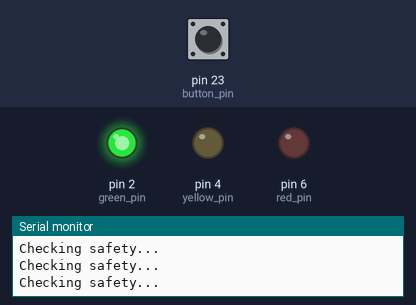
Recording of a sketch running on a simulated Arduino Mega 2560, built with avr-gcc and run on an emulated ATmega2560. Shown: output pins drawn as LEDs (lit = HIGH), the last lines printed to the serial monitor. Inputs (shaded band) come from the test bench; at power-on: pin 23 (button_pin) HIGH.

Above: at 1.2 s.
1.3 s: pin 23 (button_pin) pulled LOW for 0.15 s
At 1.8 s:
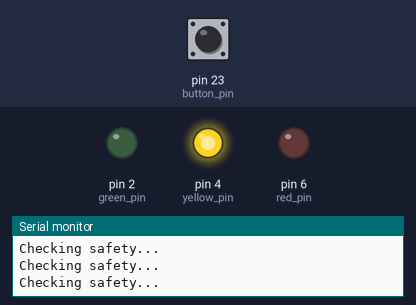
2.9 s: pin 23 (button_pin) pulled LOW for 1 s
At 4.3 s:
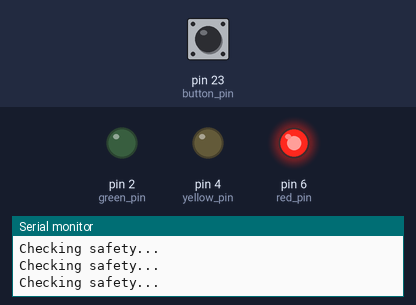
5.4 s: pin 23 (button_pin) pulled LOW for 0.15 s
At 5.8 s:
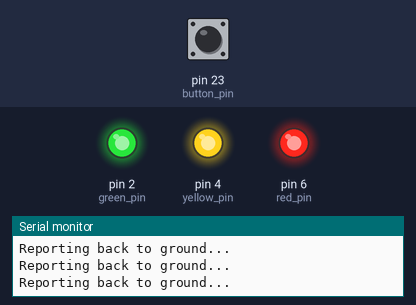
Timing chart, 0 to 8.4 s (numbered marks = the images above; inputs shaded):
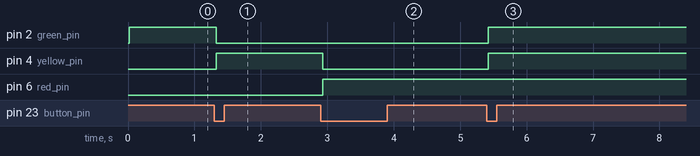

Measured:
- after the input at 1.3 s, pin 2 (green_pin): HIGH → LOW at once; pin 4 (yellow_pin): LOW → HIGH at once
- after the input at 2.9 s, pin 4 (yellow_pin): HIGH → LOW at once; pin 6 (red_pin): LOW → HIGH at once
- after the input at 5.4 s, pin 2 (green_pin), pin 4 (yellow_pin): LOW → HIGH at once

The sketch:

fsm.ino
```cpp
// Hamza Dugmag
// UTAT Rocketry Avionics
// Liquid Rocket Flight System FSM
// University of Toronto
// 2021-02-16

#include "states.h"

state_t cur_state = STATE_INIT;
instance_data_t data;

void setup()  // int main()
{
    Serial.begin(9600);

    // pinmodes
    pinMode(red_pin, OUTPUT);
    pinMode(yellow_pin, OUTPUT);
    pinMode(green_pin, OUTPUT);
    pinMode(button_pin, INPUT_PULLUP);

    // initialize
    digitalWrite(red_pin, LOW);
    digitalWrite(yellow_pin, LOW);
    digitalWrite(green_pin, LOW);
    data.prev = 1;
    data.cur = 1;
}

void loop()  // while (true)
{
    // update data
    data.prev = data.cur;
    data.cur = digitalRead(button_pin);

    // run state
    cur_state = run_state(cur_state, &data);

    delay(15);  // debounce
}
```

states.cpp
```cpp
// Hamza Dugmag
// UTAT Rocketry Avionics
// Liquid Rocket Flight System FSM
// University of Toronto
// 2021-02-16

// C code in C++ file.

#include "states.h"
#include "Arduino.h"


// STATE MACHINE
state_t run_state(state_t cur_state, instance_data_t *data)
{
    // abort if unsafe and not already aborted
    if ((cur_state != STATE_ABORT) && (cur_state != STATE_COMMS))
        if (check_safety(data) == 1)
            cur_state = STATE_ABORT;

    return state_table[cur_state](data);
}

int check_safety(instance_data_t *data)
{
    Serial.println("Checking safety...");
    return 0;  // return 1 to abort (can use other numbers for different abort situations)
}


// UNIQUE STATES
state_t do_state_INIT(instance_data_t *data)
{
    Serial.println("Initializing system...");
    return STATE_GREEN;
}

state_t do_state_ABORT(instance_data_t *data)
{
    Serial.println("Aborting...");
    digitalWrite(red_pin, HIGH);
    digitalWrite(yellow_pin, HIGH);
    digitalWrite(green_pin, HIGH);
    return STATE_COMMS;
}

state_t do_state_COMMS(instance_data_t *data)
{
    Serial.println("Reporting back to ground...");
    // do whatever you want here (can even re-check safety in case you want to get back up and runnning)
    return STATE_COMMS;
}


// BODY STATES
state_t do_state_green(instance_data_t *data)
{
    digitalWrite(red_pin, LOW);
    digitalWrite(yellow_pin, LOW);
    digitalWrite(green_pin, HIGH);
    if (data->prev == 1 && data->cur == 0)
    {
        return STATE_YELLOW;
    }
    return STATE_GREEN;
}

state_t do_state_yellow(instance_data_t *data)
{
    digitalWrite(red_pin, LOW);
    digitalWrite(yellow_pin, HIGH);
    digitalWrite(green_pin, LOW);
    if (data->prev == 1 && data->cur == 0)
    {
        return STATE_RED;
    }
    return STATE_YELLOW;
}

state_t do_state_red(instance_data_t *data)
{
    digitalWrite(red_pin, HIGH);
    digitalWrite(yellow_pin, LOW);
    digitalWrite(green_pin, LOW);
    if (data->prev == 1 && data->cur == 0)
    {
        return STATE_ABORT;
    }
    return STATE_RED;
}
```

states.h
```cpp
// Hamza Dugmag
// UTAT Rocketry Avionics
// Liquid Rocket Flight System FSM
// University of Toronto
// 2021-02-16
// https://stackoverflow.com/questions/133214/is-there-a-typical-state-machine-implementation-pattern

#ifndef STATES_H
#define STATES_H

// output
#define red_pin 6
#define yellow_pin 4
#define green_pin 2

// input
#define button_pin 23

// states and data
typedef enum { STATE_INIT, STATE_GREEN, STATE_YELLOW, STATE_RED, STATE_ABORT, STATE_COMMS, NUM_STATES } state_t;
typedef struct instance_data {  // Date Package
    int prev;
    int cur;
} instance_data_t;
typedef state_t state_func_t(instance_data_t *data);

// state functions
int check_safety(instance_data_t *data);
state_t do_state_INIT(instance_data_t *data);

state_t do_state_green(instance_data_t *data);
state_t do_state_yellow(instance_data_t *data);
state_t do_state_red(instance_data_t *data);

state_t do_state_ABORT(instance_data_t *data);
state_t do_state_COMMS(instance_data_t *data);

// state manager
state_func_t* const state_table[NUM_STATES] = {
    do_state_INIT, do_state_green, do_state_yellow, do_state_red, do_state_ABORT, do_state_COMMS
};
state_t run_state(state_t cur_state, instance_data_t *data);

#endif
```
